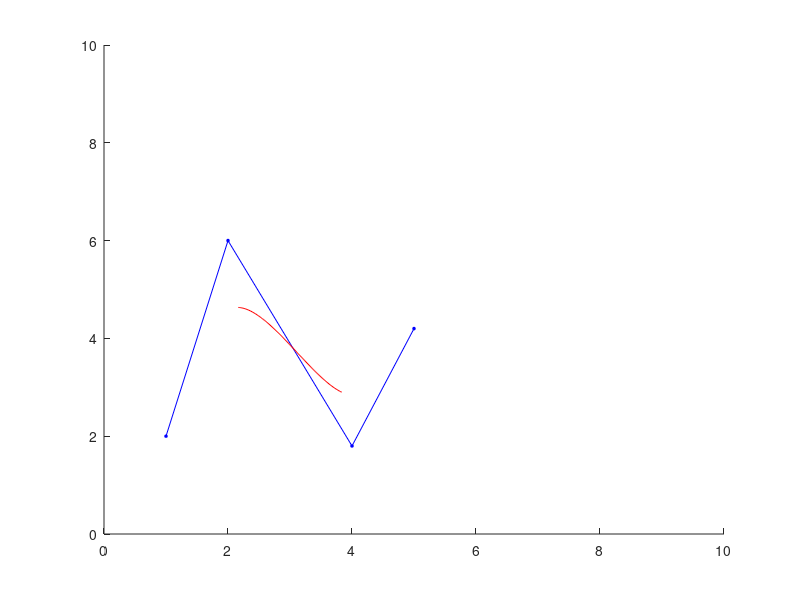

MATLAB code to generate this figure:
%B-spline curve example
%
%Creates a B-spline curve with three segments, using six control points.

%The first line of data creates the first segment.
%For the second segment, move the '%' symbol from the second DATA line 
% to the first DATA line, and run the m-file.
%For the third segment, move the '%' symbol from the third DATA line
% to the second DATA line, and run the m-file.

%DATA:
 p0=[1;2];   p1=[2;6];   p2=[4;1.8]; p3=[5;4.2];       	% Control points
%p0=[2;6];   p1=[4;1.8]; p2=[5;4.2]; p3=[7;4]	% Shift, add a point
%p0=[4;1.8]; p1=[5;4.2]; p2=[7;4];   p3=[6;1]	% Shift, add a point

G = [p0 p1 p2 p3]			        	% Geometry matrix
M = [1 -3 3 -1;4 0 -6 3;1 3 3 -3;0 0 0 1]/6               	% B-spline basis matrix 

% Create the parameter t and the vector u that contains the powers of t.
t = linspace(0,1);	
u = [t.^0; t; t.^2; t.^3];

x = G*M*u;				% The B-spline curve

% Set up the axes and keep them fixed.
axis([0 10 0 10])				%Simple default setting

hold on            

plot(G(1,:),G(2,:),'-ob','MarkerFaceColor','b','MarkerSize',2)
	%This comnmand plots the control points with connecting lines.
	%'-ob' draws lines and sets a circle for each point, in blue.
	%Use 'ob' instead, if you want no lines between the circles.
	%MarkerFaceColor fills in each circle (marker) in blue.
	%MarkerSize specifies the size of the circle, in points.

plot(x(1,:),x(2,:),'r')				% Plot the B-spline curve in red. 

% (c) David C. Lay, College Park, MD, March 25, 2004
     
